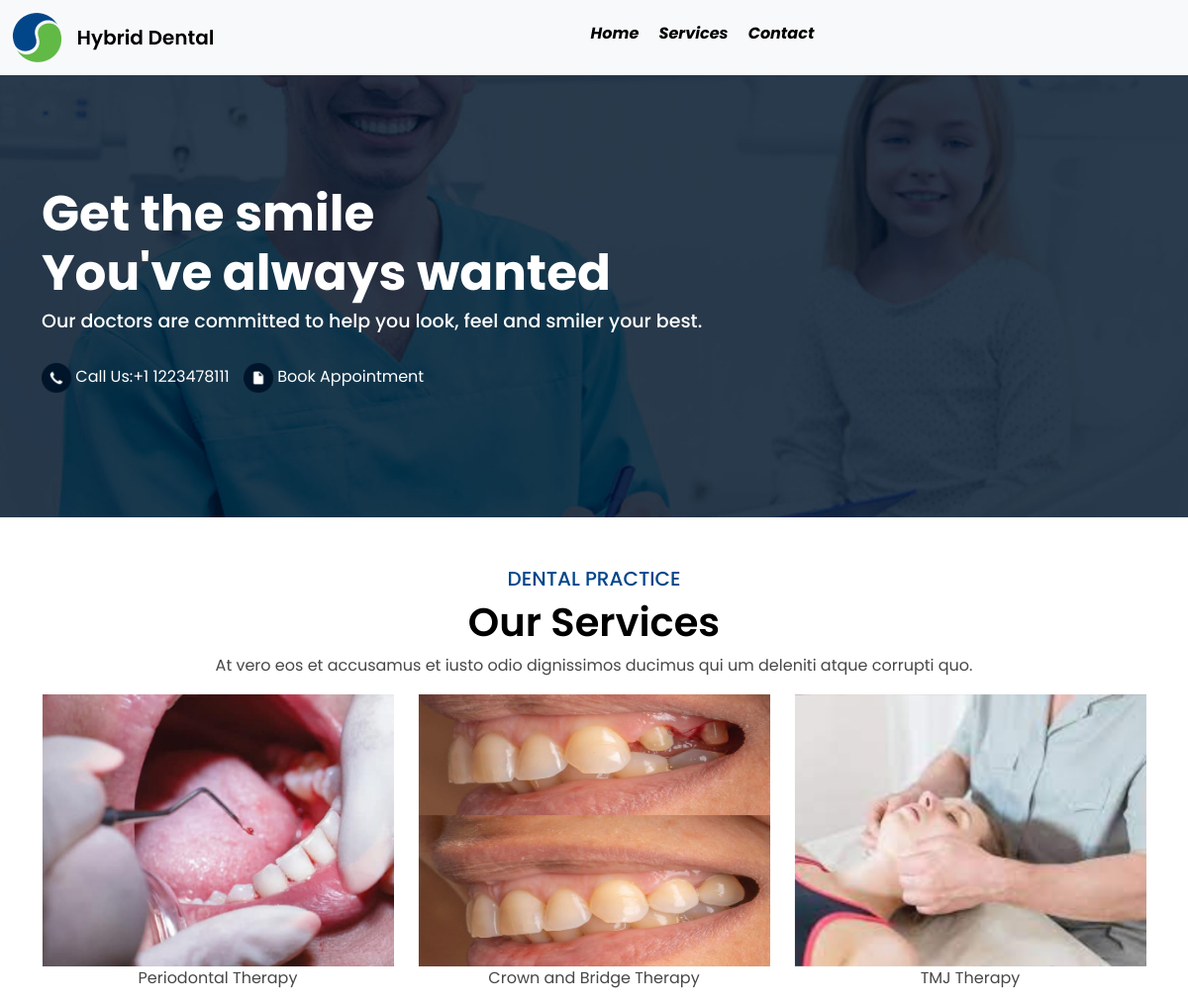
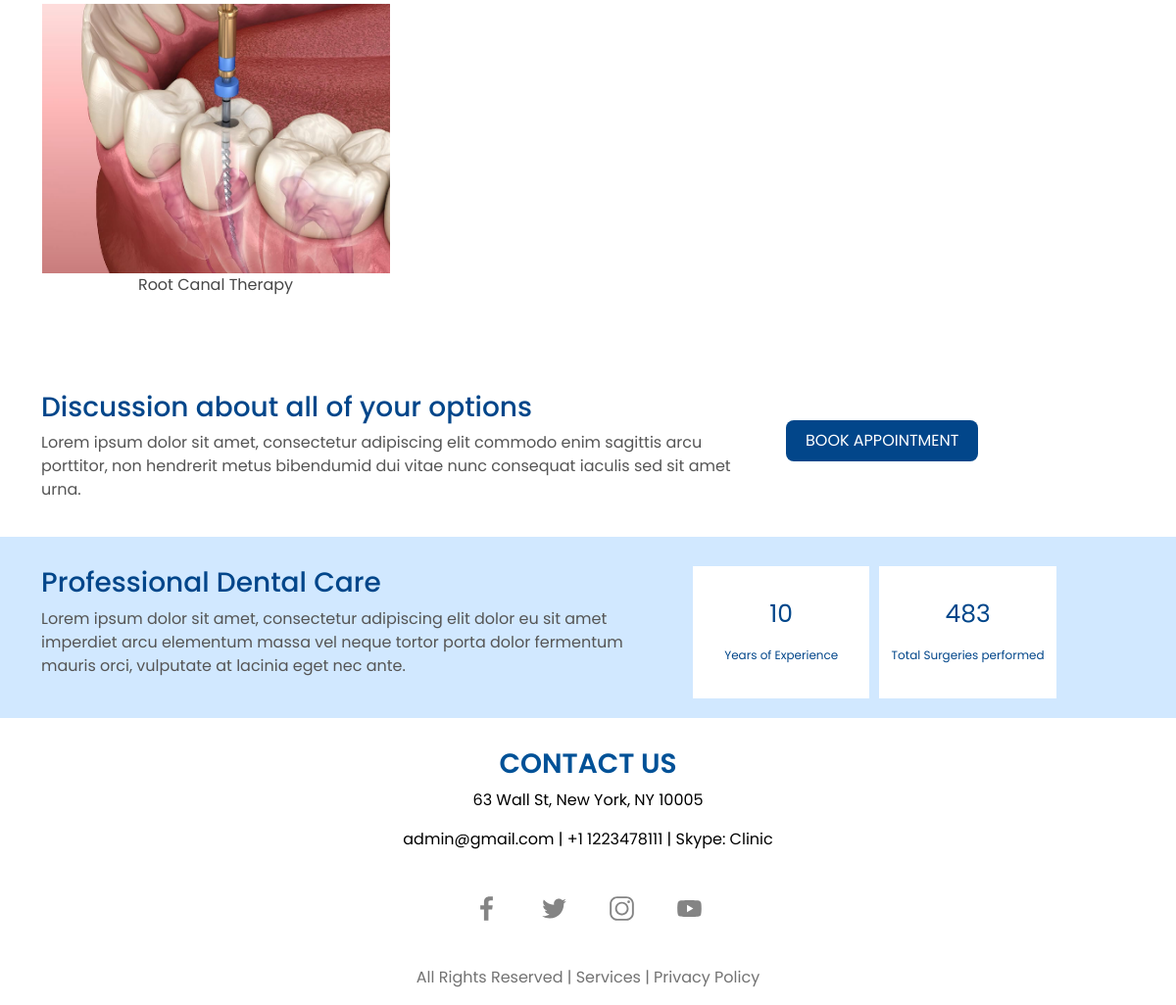
Page /services/ on the committed database (2 pictures, top to bottom).
### Website/models.py (models this page shows, shortened)
class ServiceDashboard(models.Model):
    quote = models.CharField(max_length=1000, null=True, blank=True)
    content = models.CharField(max_length=1000, null=True, blank=True)
    image = models.ImageField(upload_to='pictures', null=True, blank=True)

class ContactDetails(models.Model):
    clinic_name = models.CharField(max_length=200, null=True, blank=True)
    logo = models.ImageField(upload_to='pictures', null=True, blank=True)
    email = models.EmailField(null=True, blank=True)
    phone_number = models.CharField(max_length=13, null=True, blank=True)
    address = models.CharField(max_length=200, null=True, blank=True)
    instagram_link = models.CharField(max_length=200, null=True, blank=True)
    fb_link = models.CharField(max_length=200, null=True, blank=True)
    twitter_link = models.CharField(max_length=200, null=True, blank=True)
    youtube_link = models.CharField(max_length=200, null=True, blank=True)
    opening_time = models.TimeField(null=True, blank=True)
    closing_time = models.TimeField(null=True, blank=True)

class OurServices(models.Model):
    service_name = models.CharField(max_length=1000, null=True, blank=True)
    image = models.ImageField(upload_to='pictures', null=True, blank=True)

### Website/views.py (the view)
# urls.py: path("services/", Services.as_view(), name="services"),
class Services(View):
    def get(self, request, *args, **kwargs):
        content = dict()
        content['abc'] = ServiceDashboard.objects.last()
        content['all_services'] = OurServices.objects.all()
        content['contact_details'] = ContactDetails.objects.all().last()
        return render(request, "services.html", content)

### templates/services.html (shortened to what this page needs)
{% load static %}
<!doctype html>
<html lang="en">
<head>
    <link rel="stylesheet" href="{% static 'assets/css/bootstrap.min.css' %}">
    <link rel="stylesheet" href="{% static 'assets/css/custom.css' %}" />
    <link rel="stylesheet" href="{% static 'assets/css/responsive.css' %}" />
</head>
<body>
<nav class="navbar navbar-expand-lg navbar-light bg-light">
    <div class="container-fluid">
        <a class="navbar-brand" href="#">
            <img src="{% static 'assets/images/logo.png' %}" />
        </a>
        <div class="collapse navbar-collapse" id="navbarSupportedContent">
        <ul class="navbar-nav m-auto mb-2 mb-lg-0">
            <li class="nav-item">
            <a class="nav-link active" aria-current="page" href="{% url 'dashboard' %}"><h6><strong style="font-style: italic;">Home</strong></h6></a>
            </li>
            <li class="nav-item">
            <a class="nav-link" href="{% url 'services' %}"><h6><strong style="font-style: italic;">Services</strong></h6></a>
            </li>
            <li class="nav-item">
            <a class="nav-link" href="{% url 'contact' %}"><h6><strong style="font-style: italic;" >Contact</strong></h6></a>
            </li>
        </ul>
        </div>
    </div>
</nav>
<section class="main-banner-section services-banner" data-image="{{abc.image.url}}">
    <div class="container">
        <div class="row">
            <div class="col-lg-12">
                <div class="main-banner-content">
                    <h1>{{abc.quote|slice:"14"}} <br>{{abc.quote|slice:"14::"}}</h1>
                    <h4>{{abc.content}}</h4>
                    <ul>
                        <li><a href="#"><img src="{% static 'assets/images/phone.png' %}" /> Call Us:{{contact_details.phone_number}}</a></li>
                        <li><a href="{% url 'new-user' %}"><img src="{% static 'assets/images/book-appointment.PNG' %}" /> Book Appointment</a></li>
                    </ul>
                </div>
            </div>
        </div>
    </div>
</section>
<section class="services">
    <div class="container">
        <div class="row">
            <div class="col-md-12">
                <div class="services-content">
                    <h3>DENTAL PRACTICE</h3>
                    <h1>Our Services</h1>
                    <p>At vero eos et accusamus et iusto odio dignissimos ducimus qui um deleniti atque corrupti quo.</p>
                    <div class="filter-portfolio wow fadeIn animated" data-wow-duration="1s" data-wow-offset="50" data-wow-delay="1s">
                    <div class="mt-55 portfolio-filter">
                        <div class="mixitup-content" id="mixitupContent">
                            <div class="row">
                                {% for service in all_services %}
                                <div class="col-lg-4 col-md-4 col-sm-4">
                                 <div class="mix general-dentistry">
                                     <div class="portfolio-grid  no-padding">
                                        <div class="portfolio-item">
                                           <div class="portfolio-img">
                                              <a class="html5lightbox" href="{% static 'assets/images/periodontal.png' %}">
                                              <img src="{{service.image.url}}" alt="Periodontal">
                                              </a>
                                              <p>{{service.service_name}}</p>
                                           </div>
                                        </div>
                                     </div>
                                 </div>
                            </div>
                            {% endfor %}
                            </div>
                            </div>
                        </div>
            </div>
    </div>
                </div>
            </div>
        </div>
</section>
<section class="appointment-section">
    <div class="container">
        <div class="row">
            <div class="col-lg-8">
                <div class="appointment-content">
                    <h3>Discussion about all of your options</h3>
                    <p>Lorem ipsum dolor sit amet, consectetur adipiscing elit commodo enim sagittis arcu porttitor, non hendrerit metus bibendumid dui vitae nunc consequat iaculis sed sit amet urna.</p>
                </div>
            </div>
            <div class="col-lg-4">
                <div class="appointment-btn">
                    <a href="{% url 'new-user' %}">BOOK APPOINTMENT</a>
                </div>
            </div>
        </div>
    </div>
</section>
<section class="appointment-section potentail-section">
    <div class="container">
        <div class="row">
            <div class="col-lg-7">
                <div class="appointment-content">
                    <h3>Professional Dental Care</h3>
                    <p>Lorem ipsum dolor sit amet, consectetur adipiscing elit dolor eu sit amet imperdiet arcu elementum massa vel neque tortor porta dolor fermentum mauris orci, vulputate at lacinia eget nec ante.</p>
                </div>
            </div>
            <div class="col-lg-5">
                <div class="appointment-btn">
                    <ul>
                        <li>10 <br /> <span>Years of Experience</span></li>
                        <li>483 <br /> <span>Total Surgeries performed</span></li>
                    </ul>
                </div>
            </div>
        </div>
    </div>
</section>
<section class="footer">
    <div class="container">
        <div class="row">
            <div class="col-lg-12">
                <div class="footer-content">
                    <h3>CONTACT US</h3>
                    <p>{{contact_details.address}}</p>
                    <p><a href="mailto:company@email.com">{{contact_details.email}}</a> | <a href="tel:+848/8935-432">{{contact_details.phone_number}}</a> | <a href="javascript:void(0);">Skype: {{contact_details.clinic_name}}</a></p>
                    <ul>
                        <li><a href="{{contact_details.fb_link}}"><img src="{% static 'assets/images/facebook.svg' %}" /></a></li>
                        <li><a href="{{contact_details.twitter_link}}"><img src="{% static 'assets/images/twitter.svg' %}" /></a></li>
                        <li><a href="{{contact_details.instagram_link}}"><img src="{% static 'assets/images/instagram.svg' %}" /></a></li>
                        <li><a href="{{contact_details.youtube_link}}"><img src="{% static 'assets/images/youtube.svg' %}" /></a></li>
                    </ul>
                    <p class="copyright-text">All Rights Reserved | Services | Privacy Policy</p>
                </div>
            </div>
        </div>
    </div>
</section>
</body>
</html>

### get_static/assets/css/custom.css (style rules this page uses)
body { margin: 0; font-family: 'Poppins', sans-serif; }
.navbar .navbar-collapse .navbar-nav .nav-item .nav-link { color: #000; font-weight: 600; transition: all 0.2s ease-in-out }
.main-banner-section { background: url(../images/banner.JPG); background-size: cover; padding: 110px 0; }
.main-banner-section .main-banner-content h4 { color: #02468a; font-size: 19px; }
.main-banner-section .main-banner-content h1 { font-weight: bold; font-size: 50px; color: #000; }
.main-banner-section .main-banner-content a { background: #00152a; text-decoration: none; color: #fff; padding: 8px 8px; border-radius: 5px; }
.appointment-section { padding: 30px 0 20px 0; }
.appointment-section ul { padding: 0; margin: 0; }
.appointment-section ul li { display: inline-block; width: 19%; }
.footer .footer-content { text-align: center; }
.footer .footer-content h3 { color: #005197; font-weight: 600; }
.footer .footer-content p { color: #000; }
.footer .footer-content p a { color: #000; text-decoration: none; }
.footer .footer-content ul { padding: 30px 0; }
.footer .footer-content ul li { display: inline-block; margin: 0 20px; }
.footer .footer-content ul li a img { width: 100%; max-width: 25px; }
.footer .footer-content .copyright-text { color: #727272; }
.services-banner { background: url(../images/service-banner.jpg); background-size: cover; }
.services-banner .main-banner-content h1, .services-banner .main-banner-content h4 { color: #fff; }
.services-banner .main-banner-content ul { padding: 0; margin-top: 30px; }
.services-banner .main-banner-content ul li { list-style-type: none; display: inline-block; margin-right: 10px; }
.services-banner .main-banner-content ul li a { padding: 0; background: transparent; }
.services-banner .main-banner-content ul li a img { width: 100%; max-width: 30px; }
.services { padding: 50px 0; }
.services .services-content h3 { color: #02468a; text-align: center; font-size: 20px }
.services .services-content h1 { color: #000; font-weight: 600; text-align: center; }
.services .services-content p { color: #474747; text-align: center; }
.mixitup-content .mix { display: none; }
.portfolio-filter .mixitup-content .portfolio-item img { width: 100%; }
.appointment-section .appointment-content h3 { color: #02468a; }
.appointment-section .appointment-content p { color: #555; }
.appointment-section .appointment-btn a { background: #02468a; text-decoration: none; color: #fff; float: left; padding: 9px 20px; border-radius: 8px; margin-top: 30px; }
.potentail-section { background: #d1e8ff; margin-bottom: 30px; }
.potentail-section .appointment-btn ul { padding: 0; }
.potentail-section .appointment-btn ul li { float: left; color: #02468a; font-size: 25px; width: 40%; text-align: center; padding: 30px 10px; background: #fff; margin: 0 10px 0 0; }
.potentail-section .appointment-btn ul li span { font-size: 12px; }

### rows in the picture
ServiceDashboard: quote "Get the smile", quote "You've always wanted", content "Our doctors are committed to help you look, feel and smiler your best."
ContactDetails: phone_number "+1 1223478111", address "63 Wall St, New York, NY 10005", email "admin@gmail.com", clinic_name "Clinic"
OurServices: image (picture), service_name "Periodontal Therapy"
OurServices: image (picture), service_name "Crown and Bridge Therapy"
OurServices: image (picture), service_name "TMJ Therapy"
OurServices: image (picture), service_name "Root Canal Therapy"
